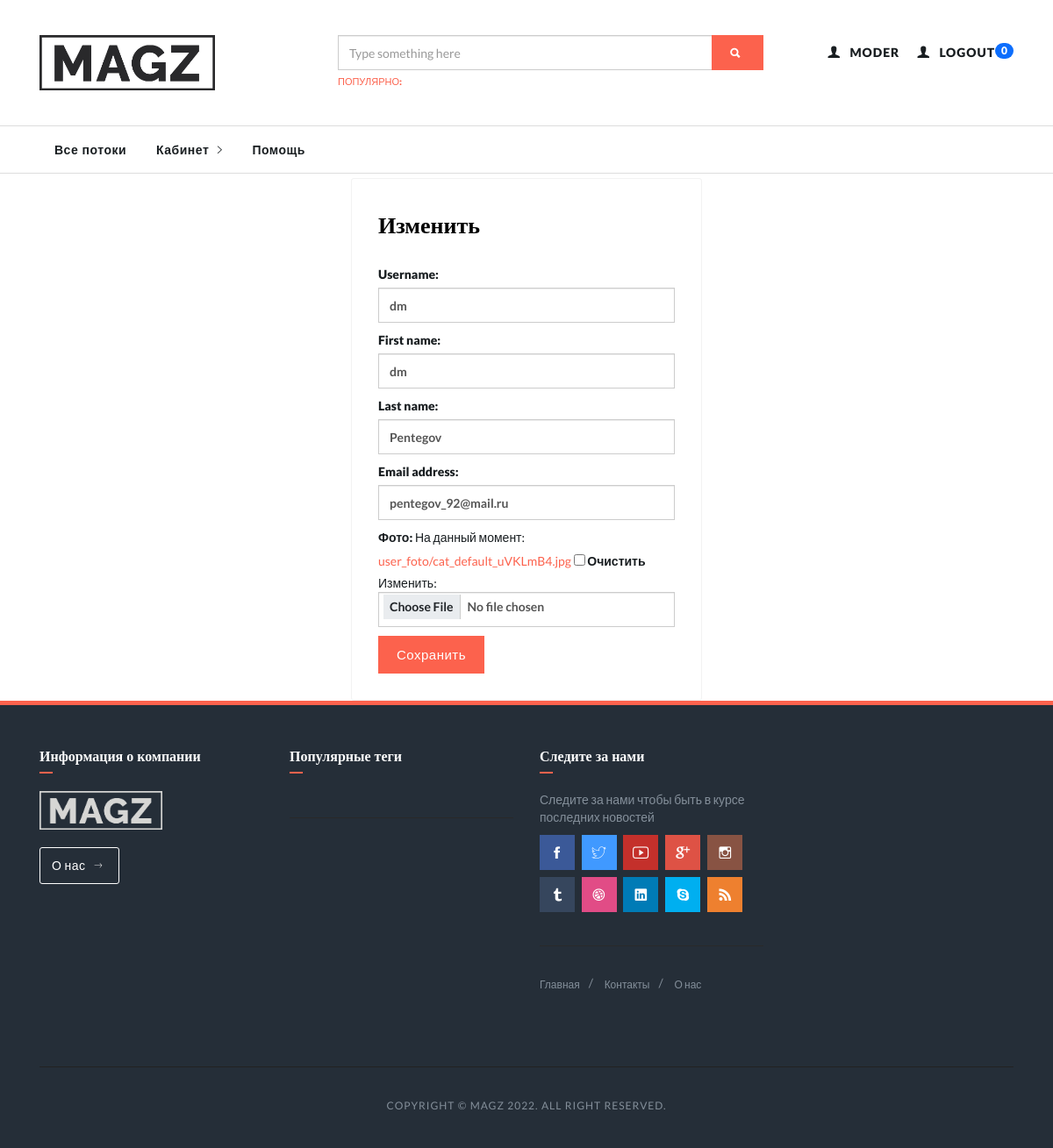
The app's page /auth/edit/9/ (signed in) with its own data.
### personal_account/models.py (models this page shows, shortened)
class User(AbstractUser):
    foto = models.ImageField(upload_to='user_foto', verbose_name='Фото', blank=True, default='user_foto/default.jpg')
    description = models.TextField(verbose_name='О себе', blank=True)
    is_admin = models.BooleanField(default=False)
    is_moder = models.BooleanField(default=False)
    birthday = models.DateField(verbose_name='День рождения', null=True)
    total_likes = models.IntegerField(verbose_name='Кол-во лайков автора', default=0)
    email = models.EmailField(("email address"), blank=True)
    activate_key = models.CharField(max_length=128, verbose_name='Ключ активации', blank=True, null=True)
    activate_key_expired = models.DateTimeField(blank=True, null=True)

### personal_account/views.py (the view)
# urls.py: path('edit/<int:pk>/', edit, name='edit'),
@login_required()
def edit(request, pk):
    current_user = User.objects.get(pk=pk)
    if request.method == 'POST':
        edit_form = UserEditForm(request.POST, request.FILES, instance=current_user)
        if (request.user.has_perm('personal_account.change_user') and request.user.groups.filter(
                name='admins') and edit_form.is_valid() or (current_user == request.user and edit_form.is_valid())):
            edit_form.save()
            return redirect('personal_account:our_user', pk=current_user.pk)
    else:
        edit_form = UserEditForm(instance=current_user)
    context = {
        'edit_form': edit_form,
        'current_user': User.objects.get(pk=pk),
    }
    return render(request, 'personal_account/edit.html', context)

### personal_account/forms.py
class UserEditForm(UserChangeForm):
    class Meta:
        model = User
        fields = ('username', 'first_name', 'last_name', 'email', 'foto', 'password')
    def __init__(self, *args, **kwargs):
        super().__init__(*args, **kwargs)
        for field_name, field in self.fields.items():
            field.widget.attrs['class'] = 'form-control'
            field.help_text = ''
            if field_name == 'password':
                field.widget = forms.HiddenInput()

### mainapp/templatetags/has_group.py (called while the page is built)
@register.filter(name='has_group')
def has_group(user, group_name):
    return user.groups.filter(name=group_name).exists()

### personal_account/templatetags/show_notifications.py (called while the page is built)
@register.inclusion_tag('personal_account/show_notifications.html', takes_context=True)
def show_notifications(context):
    request_user = context['request'].user
    notifications = Notification.objects.filter(to_user=request_user).exclude(user_has_seen=True).order_by('-date')
    return {'notifications': notifications}

### personal_account/templates/personal_account/edit.html (shortened to what this page needs)
{% extends 'personal_account/base.html' %}
{% load static %}
{% block content %}
<div class="container">
    <div class="box-wrapper">
        <div class="box box-border">
            <div class="box-body">
                <h4>Изменить</h4>
                <form action="{% url 'personal_account:edit' current_user.pk %}" method="post" enctype="multipart/form-data">
                    {{ edit_form.as_p }}
                    <input type="submit" class="btn btn-primary" value="Сохранить">
                </form>
            </div>
        </div>
    </div>
</div>
{% endblock %}

### mainapp/templates/mainapp/includes/inc_header.html (shortened to what this page needs)
{% load static %}
{% load show_notifications %}
<div class="firstbar">
    <div class="container">
        <div class="row">
            <div class="col-md-3 col-sm-12">
                <div class="brand">
                    <a href="{% url 'mainapp:index' %}">
                        <img src="{% static 'images/logo.png' %}" alt="Magz Logo">
                    </a>
                </div>
            </div>
            <div class="col-md-6 col-sm-12">
                <form class="search" autocomplete="off" action="{% url 'search:search_results' %}" method="get">
                    <div class="form-group">
                        <div class="input-group">
                            <input type="text" name="q" class="form-control" placeholder="Type something here"
                                   value="{{ search_data }}">
                            <div class="input-group-btn">
                                <button class="btn btn-primary"><i class="ion-search"></i></button>
                            </div>
                        </div>
                    </div>
                    <div class="help-block">
                        <div>Популярно:</div>
                    </div>
                </form>
            </div>
            <div class="col-md-3 col-sm-12 text-right">
                <ul class="nav-icons">
                    {% if user.is_authenticated %}
                    {% show_notifications %}
                        <li><a href="{% url "personal_account:user" %}"><i class="ion-person"></i>
                            <div>{{ user.first_name|default:'Пользователь' }}</div>
                        </a></li>
                        <li><a href="{% url 'personal_account:logout' %}"><i class="ion-person"></i>
                            <div>Logout</div>
                        </a></li>
                    {% endif %}
                </ul>
            </div>
        </div>
    </div>
</div>

### static/css/skins/all.css (style rules this page uses)
.skin-orange a { color: #FC624D; }
.skin-orange .btn-primary { background-color: #FC624D; color: #fff; border-color: #FC624D; }
.skin-orange .firstbar .search .help-block div { color: #FC624D; }

### records on screen
User: first_name "MODER"
User: username "dm", first_name "dm", last_name "Pentegov", email "pentegov_92@mail.ru"

### other values on screen
{{ notifications.count }} "0"
